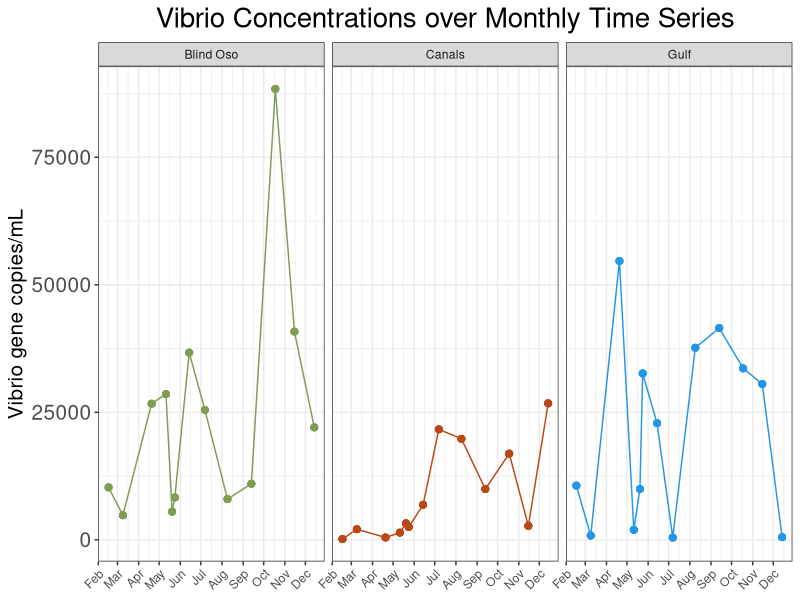
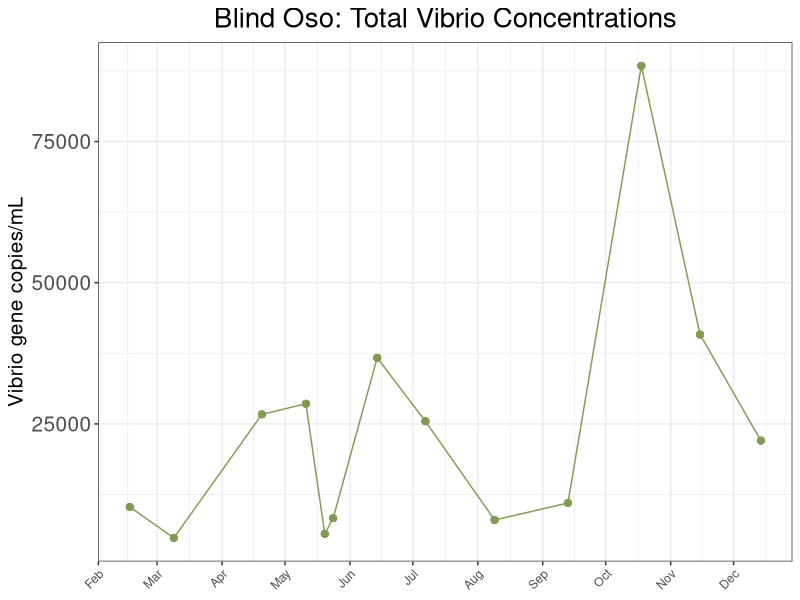
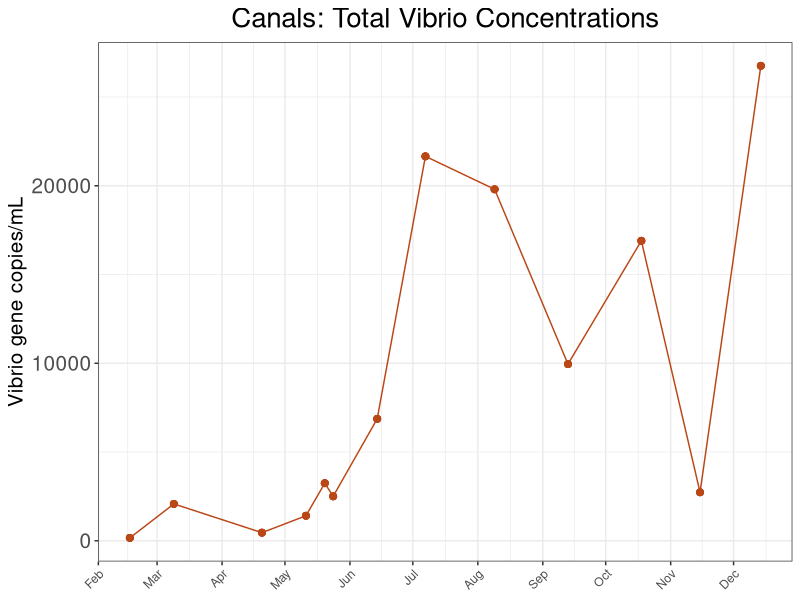
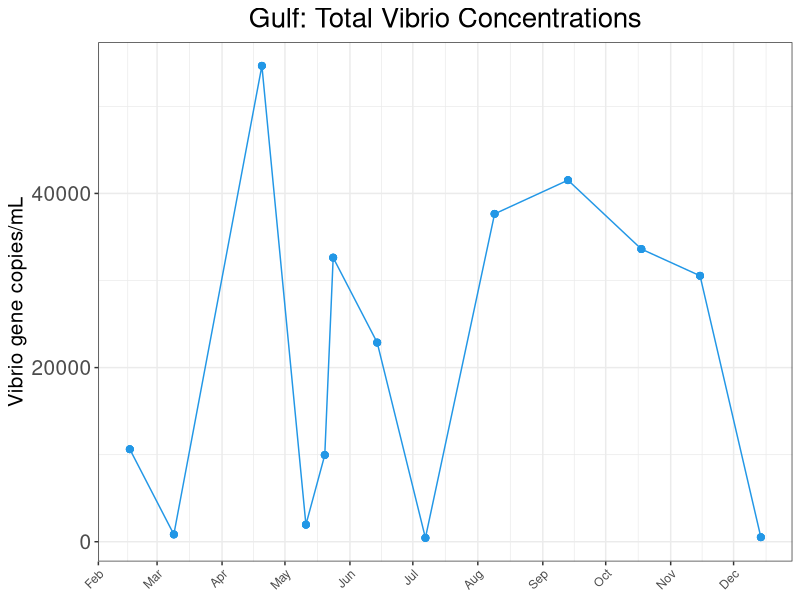
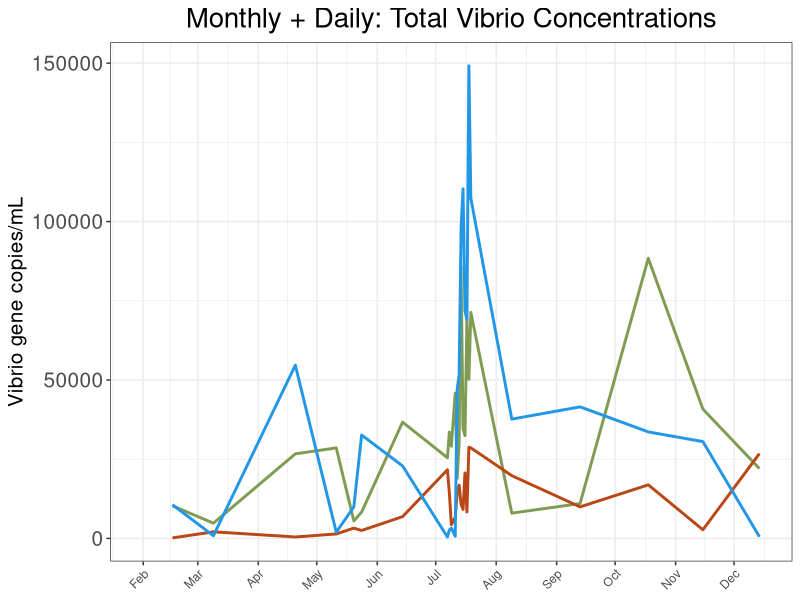
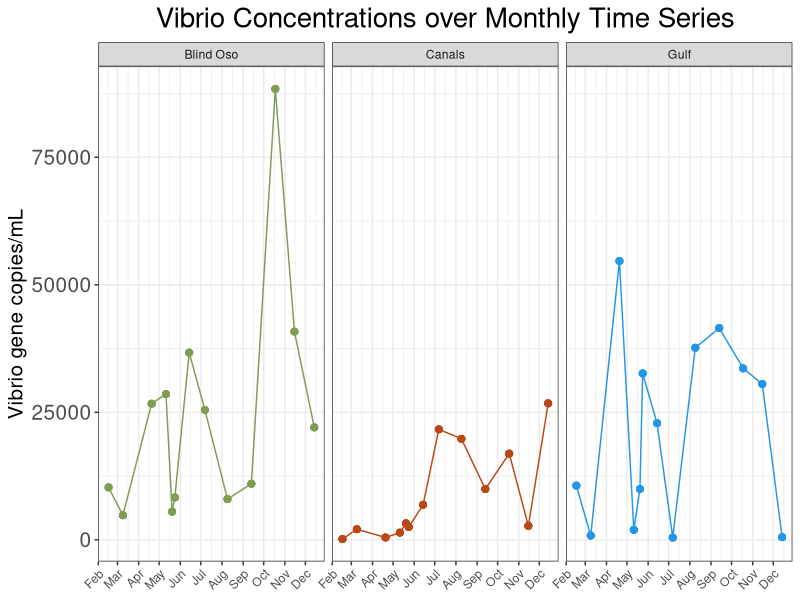

Reproduce these figures in R, in order.
## ---- chunk 1
library(tidyverse)
library(here)
library(ggpubr)
library(lubridate)
## ---- chunk 2
d1<- read_csv(here("data", "processed_data", "tx_master.csv"))
## ---- chunk 3
monthly<- d1 %>% 
  mutate(Type = case_when(d1$date == "2022-07-07"  ~ "Monthly", #This makes 7-7-23 a monthly value for July
                          d1$Type == "Monthly" ~ "Monthly")) %>%
  filter(Type %in% "Monthly") 
## ---- chunk 4
fig3 <- monthly %>%
  ggplot()+geom_point(
  aes(x = date,
      y = copies_mL,
      color = site),
  size = 2)+ 
  geom_line(
    aes(x = date,
        y = copies_mL,
        color = site))+
  facet_wrap(~site)+
  theme_bw()+
  labs(
    x = "Date",
    y = "Vibrio gene copies/mL",
    title = "Vibrio Concentrations over Monthly Time Series") +
  theme(
    plot.title = element_text(hjust = 0.5, size = 20),  #center title
    axis.title.x = element_blank(),
    axis.text.x = element_text(hjust = 1, angle = 45),
    axis.title.y = element_text(size = 15),
    axis.text.y = element_text(size = 15),
    legend.position = "none")+ #Removes legend
 scale_x_date(date_breaks="1 month", date_labels="%b")+

scale_color_manual(values = c("Blind Oso" = "#809C52",
                              "Canals" = "#ba4716",
                              "Gulf" = "4c848c"))
fig3

 ggsave(here("results", "plots", "total_vib__monthly.png"))
## ---- chunk 5
monthly %>%
  filter(site %in% "Blind Oso") %>%
  ggplot()+geom_point(
  aes(x = date,
      y = copies_mL,
      color = site),
  size = 2)+ 
  geom_line(
    aes(x = date,
        y = copies_mL,
        color = site))+
  theme_bw()+
  labs(
    x = "Date",
    y = "Vibrio gene copies/mL",
    title = "Blind Oso: Total Vibrio Concentrations") +
  theme(
    plot.title = element_text(hjust = 0.5, size = 20),  #center title
    axis.title.x = element_blank(),
    axis.text.x = element_text(hjust = 1, angle = 45),
    axis.title.y = element_text(size = 15),
    axis.text.y = element_text(size = 15),
    legend.position = "none")+ #Removes legend
 scale_x_date(date_breaks="1 month", date_labels="%b")+

scale_color_manual(values = c("Blind Oso" = "#809C52",
                              "Canals" = "#ba4716",
                              "Gulf" = "4c848c"))
## ---- chunk 6
monthly %>%
  filter(site %in% "Canals") %>%
  ggplot()+geom_point(
  aes(x = date,
      y = copies_mL,
      color = site),
  size = 2)+ 
  geom_line(
    aes(x = date,
        y = copies_mL,
        color = site))+
  theme_bw()+
  labs(
    x = "Date",
    y = "Vibrio gene copies/mL",
    title = "Canals: Total Vibrio Concentrations") +
  theme(
    plot.title = element_text(hjust = 0.5, size = 20),  #center title
    axis.title.x = element_blank(),
    axis.text.x = element_text(hjust = 1, angle = 45),
    axis.title.y = element_text(size = 15),
    axis.text.y = element_text(size = 15),
    legend.position = "none")+ #Removes legend
 scale_x_date(date_breaks="1 month", date_labels="%b")+

scale_color_manual(values = c("Blind Oso" = "#809C52",
                              "Canals" = "#ba4716",
                              "Gulf" = "4c848c"))
## ---- chunk 7
monthly %>%
  filter(site %in% "Gulf") %>%
  ggplot()+geom_point(
  aes(x = date,
      y = copies_mL,
      color = site),
  size = 2)+ 
  geom_line(
    aes(x = date,
        y = copies_mL,
        color = site))+
  theme_bw()+
  labs(
    x = "Date",
    y = "Vibrio gene copies/mL",
    title = "Gulf: Total Vibrio Concentrations") +
  theme(
    plot.title = element_text(hjust = 0.5, size = 20),  #center title
    axis.title.x = element_blank(),
    axis.text.x = element_text(hjust = 1, angle = 45),
    axis.title.y = element_text(size = 15),
    axis.text.y = element_text(size = 15),
    legend.position = "none")+ #Removes legend
 scale_x_date(date_breaks="1 month", date_labels="%b")+

scale_color_manual(values = c("Blind Oso" = "#809C52",
                              "Canals" = "#ba4716",
                              "Gulf" = "4c848c"))
## ---- chunk 8
d1 %>%
  ggplot()+
  geom_line(
    aes(x = date,
        y = copies_mL,
        color = site),
    size = 1)+
  theme_bw()+
  labs(
    x = "Date",
    y = "Vibrio gene copies/mL",
    title = "Monthly + Daily: Total Vibrio Concentrations") +
  theme(
    plot.title = element_text(hjust = 0.5, size = 20),  #center title
    axis.title.x = element_blank(),
    axis.text.x = element_text(hjust = 1, angle = 45),
    axis.title.y = element_text(size = 15),
    axis.text.y = element_text(size = 15),
    legend.position = "none")+ #Removes legend
 scale_x_date(date_breaks="1 month", date_labels="%b")+

scale_color_manual(values = c("Blind Oso" = "#809C52",
                              "Canals" = "#ba4716",
                              "Gulf" = "4c848c"))
